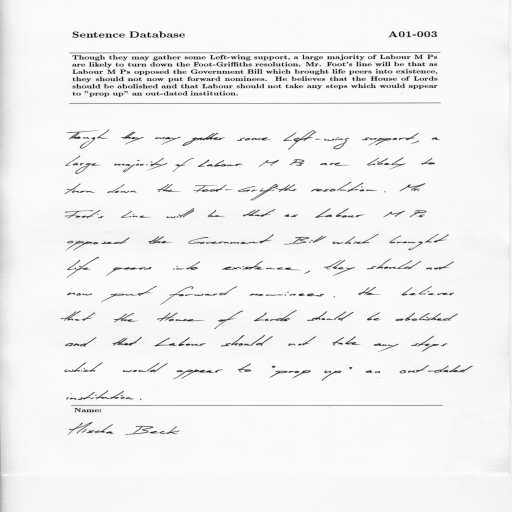
#> input picture backend/datasets/handwriting_pairs/clean/2ed0537338c2.png, 512 x 512 px
$ python -i preprocessing.py   (imports and definitions only)
#> lines starting #> are read from the running program, lines starting #| are printed output that depends on the picture; after the words box and inside, x2 and y2 are one past the last pixel; in counts of white or black regions, pixels touching at a corner belong together
#> further down, picture is the input picture: shape (512, 512, 3); min 15, max 251, mean 242.4
"""Prepare phone photos of documents for image-restoration inference."""

import cv2
import numpy as np

MAX_DETECTION_DIMENSION = 1000


# [45 lines left out: functions _order_corners, _find_document_corners, not called in this run]


def _find_documents(image_rgb: np.ndarray) -> list[np.ndarray]:
    height, width = image_rgb.shape[:2]
#> height = 512; width = 512
    scale = min(1.0, MAX_DETECTION_DIMENSION / max(height, width))
#> scale = 1
    if scale < 1:
        detection_image = cv2.resize(
            image_rgb,
            (round(width * scale), round(height * scale)),
            interpolation=cv2.INTER_AREA,
        )
    else:
        detection_image = image_rgb
    scale_x = detection_image.shape[1] / width
#> scale_x = 1
    scale_y = detection_image.shape[0] / height
#> scale_y = 1
    gray = cv2.cvtColor(detection_image, cv2.COLOR_RGB2GRAY)
    edges = cv2.Canny(cv2.GaussianBlur(gray, (5, 5), 0), 50, 150)
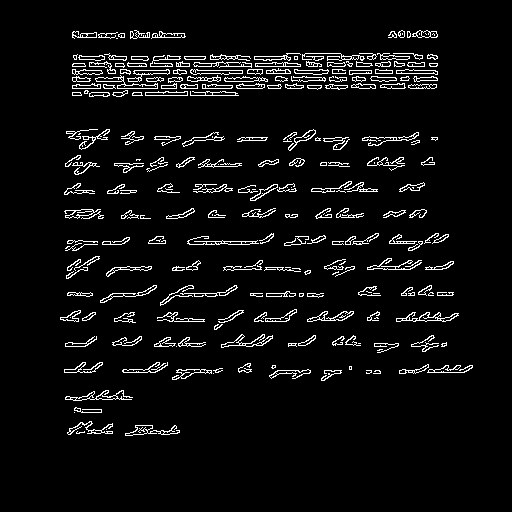
#> edges: shape (512, 512); 5.4% white in thin lines or dots, all inside (x1, y1, x2, y2) = (60, 30, 473, 436)
    contours, _ = cv2.findContours(edges, cv2.RETR_EXTERNAL, cv2.CHAIN_APPROX_SIMPLE)
#> contours = 251 contours, 112 with area under 20; largest, box (x1, y1, x2, y2) and area: (95, 75, 158, 89) 246, (396, 312, 459, 322) 226, (307, 311, 354, 322) 192, (190, 69, 243, 75) 172, (125, 425, 180, 436) 170
    minimum_area = detection_image.shape[0] * detection_image.shape[1] * 0.02
#> minimum_area = 5242.9

    candidates: list[tuple[float, np.ndarray, tuple[int, int, int, int]]] = []
    for contour in sorted(contours, key=cv2.contourArea, reverse=True):
        area = cv2.contourArea(contour)
        if area < minimum_area:
            break
        perimeter = cv2.arcLength(contour, True)
        corners = cv2.approxPolyDP(contour, 0.02 * perimeter, True)
        if len(corners) != 4 or not cv2.isContourConvex(corners):
            continue
        ordered = _order_corners(corners)
        x, y, box_width, box_height = cv2.boundingRect(ordered)
        box = (x, y, box_width, box_height)
        duplicate = False
        for _, _, accepted_box in candidates:
            left = max(box[0], accepted_box[0])
            top = max(box[1], accepted_box[1])
            right = min(box[0] + box[2], accepted_box[0] + accepted_box[2])
            bottom = min(box[1] + box[3], accepted_box[1] + accepted_box[3])
            intersection = max(0, right - left) * max(0, bottom - top)
            smaller_area = min(box[2] * box[3], accepted_box[2] * accepted_box[3])
            if smaller_area and intersection / smaller_area > 0.7:
                duplicate = True
                break
        if not duplicate:
            ordered[:, 0] /= scale_x
            ordered[:, 1] /= scale_y
            candidates.append((area, ordered, box))
#> this loop made 1 pass
#> area on pass 1: 245.5
#> after the loop, candidates = []

    if not candidates:
        return []

    candidates.sort(key=lambda item: (item[2][1], item[2][0]))
    return [corners for _, corners, _ in candidates]


# [46 lines left out: functions _rectify_document, _remove_shadows, preprocess_phone_photo, not called in this run]


def preprocess_phone_photos(image_rgb: np.ndarray) -> list[np.ndarray]:
    """Return normalized detected pages, or the unchanged image if none are clear."""
    if image_rgb.dtype != np.uint8 or image_rgb.ndim != 3 or image_rgb.shape[2] != 3:
        raise ValueError("Phone-photo preprocessing expects an HWC uint8 RGB image.")
    pages = _find_documents(image_rgb)
#> pages = []
    if not pages:
        return [image_rgb.copy()]
    return [_remove_shadows(_rectify_document(image_rgb, corners)) for corners in pages]

>>> import cv2
>>> picture = cv2.cvtColor(cv2.imread('../../datasets/handwriting_pairs/clean/2ed0537338c2.png'), cv2.COLOR_BGR2RGB)
>>> result = preprocess_phone_photos(picture)
#> result = 1 item
